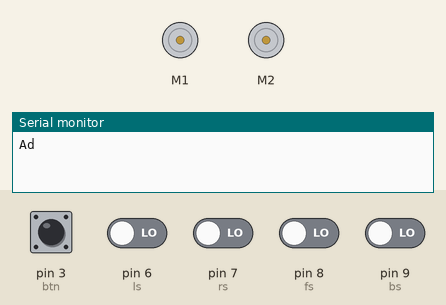
Bench run of a sketch on a simulated Arduino Uno, built with avr-gcc and run on an emulated ATmega328P. Shown: 2 × DC motor (green arrow = forward, orange = backward, longer = faster), the last lines printed to the serial monitor. The test bench sets the inputs (shaded band); at power-on: pin 3 (btn), pin 6 (ls), pin 7 (rs), pin 8 (fs), pin 9 (bs) LOW.

Above: at 1.2 s.
1.3 s: pin 3 (btn) pulled HIGH for 0.15 s
At 2.35 s:
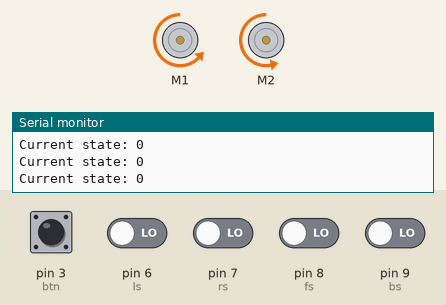
4.3 s: pin 6 (ls) driven HIGH
At 4.71 s:
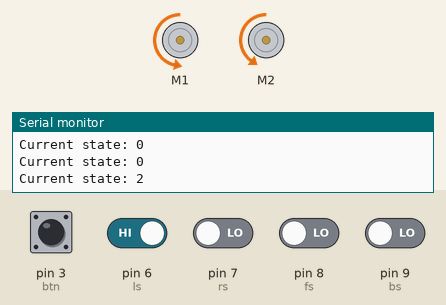
7.3 s: pin 8 (fs) driven HIGH
At 7.77 s:
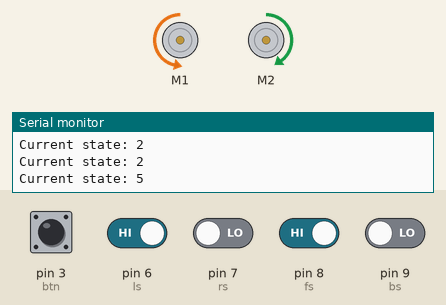
10.3 s: pin 7 (rs) driven HIGH
At 10.87 s:
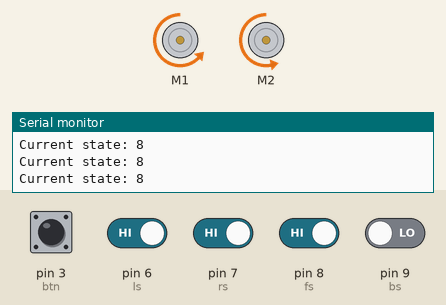
16.3 s: pin 3 (btn) pulled HIGH for 1 s
At 16.6 s:
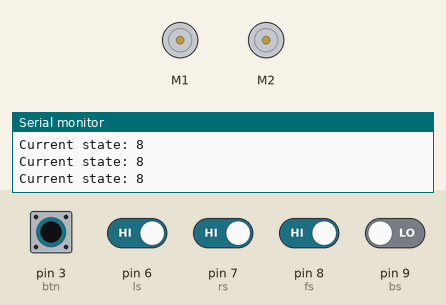
Timing chart, 0 to 19.3 s (numbered marks = the images above; inputs shaded):
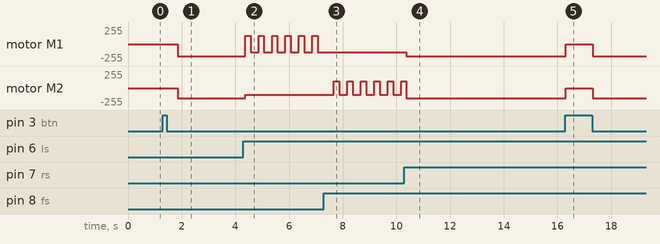

Measured:
- after the input at 1.3 s, motor M1: stopped → backward 187/255 after 0.55 s; motor M2: stopped → backward 150/255 after 0.55 s
- after the input at 4.3 s, motor M1: alternates forward 125/255 for 0.20 s and backward 125/255 for 0.30 s, starting after 0.06 s; motor M2: backward 150/255 → backward 100/255 after 0.06 s
- after the input at 7.3 s, motor M1: stops changing and stays backward 125/255; motor M2: alternates forward 100/255 for 0.20 s and backward 100/255 for 0.30 s, starting after 0.37 s
- after the input at 10.3 s, motor M1: backward 125/255 → backward 187/255 after 0.07 s
- after the input at 16.3 s, motor M1: backward 187/255 → stopped at once, → backward 187/255 1.0 s later; motor M2: backward 150/255 → stopped at once, → backward 150/255 1.0 s later

The sketch:

LineFollowing.ino
```cpp
#include <Adafruit_MotorShield.h> //header file for protecting motors
#include "MotorControl.h"
#include "LineSensorCombinations.h"

#define ls 6 // left sensor
#define rs 7 // right sensor
#define fs 8 // front sensor
#define bs 9 // back sensor
#define btn 3 // btn
int lsv, rsv, fsv, bsv;

int start = 0;

void setup() {
  // put your setup code here, to run once:
  pinMode(btn, INPUT);  // declare pushbutton as input
  MotorSetup();
  Serial.begin(9600);
  // put your setup code here, to run once:
  pinMode(ls, INPUT);
  pinMode(rs, INPUT);
  pinMode(fs, INPUT);
  pinMode(bs, INPUT);
}

void loop() {
  // put your main code here, to run repeatedly:
    if (digitalRead(btn) == 1) {
    start = !start;
    delay(500);
    Serial.print("Button pressed, robot is in state: ");
    Serial.println(start);}

    if (start == 1) {
    lsv = digitalRead(ls);
    rsv = digitalRead(rs);
    fsv = digitalRead(fs);
    bsv = digitalRead(bs);
    int SensorState = lineSensorStates(lsv, rsv, fsv, bsv);
    Serial.print("Current state: ");
    Serial.println(SensorState);
    LineFollow(SensorState);
  }

}
```

LineSensorCombinations.cpp
```cpp
#include "LineSensorCombinations.h"
#include "MotorControl.h"

int lineSensorStates(int lsv, int rsv, int fsv, int bsv) {
  String lineSensorStatesMessage;
  int SensorState;
  if (lsv == 0 and rsv == 0 and fsv == 0 and bsv == 0) {
    // State 0 = 0000: start box / lost track -> need a correction loop
    // industrial area behavior tbc in here
    SensorState = 0;
  }
  if (lsv == 0 and rsv == 0 and fsv == 1 and bsv == 0) {
    // State 1 = 0010: end of line (reverse), inverse T (missed)
    // move forward to confirm?
    SensorState = 1;
  }
  if (lsv == 1 and rsv == 0 and fsv == 0 and bsv == 0) {
    // State 2 = 1000: right side of the line
    // left then forward
    SensorState = 2;
  }
  if (lsv == 0 and rsv == 1 and fsv == 0 and bsv == 0) {
    // State 3 = 1000: right side of the line
    // right then forward
    SensorState = 3;
  }
  if (lsv == 0 and rsv == 0 and fsv == 0 and bsv == 1) {
    // State 4 = 0001: end of line / platform
    // stop
    SensorState = 4;
  }
  if (lsv == 1 and rsv == 0 and fsv == 1 and bsv == 0) {
    // State 5 = 1010: right side of the line
    // forward then right
    SensorState = 5;
  }
  if (lsv == 0 and rsv == 1 and fsv == 1 and bsv == 0) {
    // State 6 = 0110: left side of line
    // forward then left
    SensorState = 6;
  }
  if (lsv == 0 and rsv == 0 and fsv == 1 and bsv == 1) {
    // State 7 = 0011: ideal go straight
    // forward
    SensorState = 7;
  }
  if (lsv == 1 and rsv == 1 and fsv == 1 and bsv == 0) {
    // State 8 = 1110: inverse T junction
    // action based on planned path
    SensorState = 8;
  }
  if (lsv == 1 and rsv == 0 and fsv == 1 and bsv == 1) {
    // State 9 = 1011: ideal left hand junction
    // action based on planned path
    SensorState = 9;
  }
  if (lsv == 0 and rsv == 1 and fsv == 1 and bsv == 1) {
    // State 10 = 0111: ideal  right hand junction
    // action based on planned path
    SensorState = 10;
  }
  if (lsv == 1 and rsv == 1 and fsv == 1 and bsv == 1) {
    // State 11 = 1111: shouldn't be possible
    SensorState = 11;
  }
  if (lsv == 1 and rsv == 1 and fsv == 0 and bsv == 0) {
    // State 12 = 1100: perpendicular to line -> turn 90 degree
    // need to consider direction heading
    SensorState = 12;
  }
  if (lsv == 1 and rsv == 0 and fsv == 0 and bsv == 1) {
    // State 13 = 1001: right side of line
    // reverse then left
    SensorState = 13;
  }
  if (lsv == 1 and rsv == 1 and fsv == 0 and bsv == 1) {
    // State 14 = 1101: T junction
    // actions based on planned path
    SensorState = 14;
  }
  if (lsv == 0 and rsv == 1 and fsv == 0 and bsv == 1) {
    // State 15 = left side of line
    // reverse then right
    SensorState = 15;
  }
    //Serial.println(lineSensorStatesMessage);
    return SensorState;
}
```

LineSensorCombinations.h
```cpp
#ifndef LINESENSORCOMBINAIONS_H
#define LINESENSORCOMBINAIONS_H

#include <arduino.h>
#include <String.h>

int lineSensorStates(int lsv, int rsv, int fsv, int bsv);


#endif
```

MotorControl.cpp
```cpp
#include <Adafruit_MotorShield.h>
#include "MotorControl.h"

Adafruit_MotorShield AFMS = Adafruit_MotorShield();
Adafruit_DCMotor *LeftMotor = AFMS.getMotor(1);
Adafruit_DCMotor *RightMotor = AFMS.getMotor(2);
Adafruit_DCMotor *LiftMotor = AFMS.getMotor(3);

float left_offset = 1.25;
float right_offset = 1;

void MotorSetup() {
  Serial.begin(9600);
  Serial.println("Adafruit Motorshield v2 - Motor setup");

  if (!AFMS.begin()) {
    Serial.println("Could not find Motor Shield. Check wiring.");
    while (1);
  }
  Serial.println("Motor Shield found.");
}

void MotorBack(int MotorSpeed, int TimeRunning) { //timeRunning variable in miliseconds
  LeftMotor->run(FORWARD); //depends on which way the motors are installed
  RightMotor->run(FORWARD);
  LeftMotor->setSpeed(MotorSpeed*left_offset);
  RightMotor->setSpeed(MotorSpeed*right_offset);
  delay(TimeRunning);
  LeftMotor->run(RELEASE);
  RightMotor->run(RELEASE);
}

void MotorForward(int MotorSpeed, int TimeRunning) { //timeRunning variable in miliseconds
  LeftMotor->run(BACKWARD);
  RightMotor->run(BACKWARD);
  LeftMotor->setSpeed(MotorSpeed*left_offset);
  RightMotor->setSpeed(MotorSpeed*right_offset);
  delay(TimeRunning);
  LeftMotor->run(RELEASE);
  RightMotor->run(RELEASE);
}

void MotorRight(int MotorSpeed, int TimeRunning) { //timeRunning variable in miliseconds
  LeftMotor->run(BACKWARD);
  RightMotor->run(FORWARD);
  LeftMotor->setSpeed(MotorSpeed*left_offset);
  RightMotor->setSpeed(MotorSpeed*right_offset);
  delay(TimeRunning);
  LeftMotor->run(RELEASE);
  RightMotor->run(RELEASE);
}

void MotorLeft(int MotorSpeed, int TimeRunning) { //timeRunning variable in miliseconds
  LeftMotor->run(FORWARD);
  RightMotor->run(BACKWARD);
  LeftMotor->setSpeed(MotorSpeed*left_offset);
  RightMotor->setSpeed(MotorSpeed*right_offset);
  delay(TimeRunning);
  LeftMotor->run(RELEASE);
  RightMotor->run(RELEASE);
}

void MotorOff() {
  LeftMotor->run(RELEASE);
  RightMotor->run(RELEASE);
}


// code for motion control ----------------------

void MotorAction(char action) {
  // motor action to be called in according to junction type
  int fwd_speed = 150;
  int fwd_time = 200;
  int turn_speed = 150;
  int turn_time = 1200;
  int bwd_speed = 100;
  int bwd_time = 200;

  switch (action) {
    case 'F':
      MotorForward(fwd_speed, fwd_time);
      break;
    case 'L':
      MotorLeft(turn_speed, turn_time);
      break;
    case 'R':
      MotorRight(turn_speed, turn_time);
      break;
    case 'B':
      MotorBack(bwd_speed, bwd_time);
      break;
    case 'S':
      MotorOff();
      break;
    case 'T':
      MotorLeft(turn_speed, turn_time*2); // turn 180
      break;
  }
}

void LineFollow(int SensorState){
  // different speed & time for each action, to be finetuned
  int straight_speed = 150;
  int straight_time = 100;
  int shift_speed = 100;
  int shift_time = 300;
  int turn_speed = 100;
  int turn_time = 200;

  switch (SensorState) {
    case 1:
    case 7:
    case 4:
    default:
      MotorForward(straight_speed, straight_time);
      break;
    case 2:
      MotorLeft(turn_speed, turn_time);
      MotorForward(shift_speed, shift_time);
      break;
    case 3:
      MotorRight(turn_speed, turn_time);
      MotorForward(shift_speed, shift_time);
      break;
    case 5:
      MotorForward(shift_speed, shift_time);
      MotorRight(turn_speed, turn_time);
      break;
    case 6:
      MotorForward(shift_speed, shift_time);
      MotorLeft(turn_speed, turn_time);
      break;
    case 13:
      // MotorBack(shift_speed, shift_time);
      MotorLeft(turn_speed, turn_time);
      break;
    case 15:
      // MotorBack(shift_speed, shift_time);
      MotorRight(turn_speed, turn_time);
      break;
  }


}


//motor for lifting--------------------------------

void LiftMotorRaise(int MotorSpeed, int TimeRunning) { //timeRunning variable in miliseconds
  LiftMotor->run(FORWARD);
  LiftMotor->setSpeed(MotorSpeed);
  delay(TimeRunning);
  LiftMotor->run(RELEASE);
}

void LiftMotorLower(int MotorSpeed, int TimeRunning) { //timeRunning variable in miliseconds
  LiftMotor->run(BACKWARD);
  LiftMotor->setSpeed(MotorSpeed);
  delay(TimeRunning);
  LiftMotor->run(RELEASE);
}
```

MotorControl.h
```cpp
#include <Adafruit_MotorShield.h>

#ifndef MOTORCONTROL_H
#define MOTORCONTROL_H

#include <arduino.h>

void MotorSetup();
void MotorForward(int MotorSpeed, int TimeRunning);
void MotorBack(int MotorSpeed, int TimeRunning);
void MotorLeft(int MotorSpeed, int TimeRunning);
void MotorRight(int MotorSpeed, int TimeRunning);
void MotorOff();

void MotorAction(char action);
void LineFollow(int SensorState);

void LiftMotorLower(int MotorSpeed, int TimeRunning);
void LiftMotorRaise(int MotorSpeed, int TimeRunning);

#endif
```
